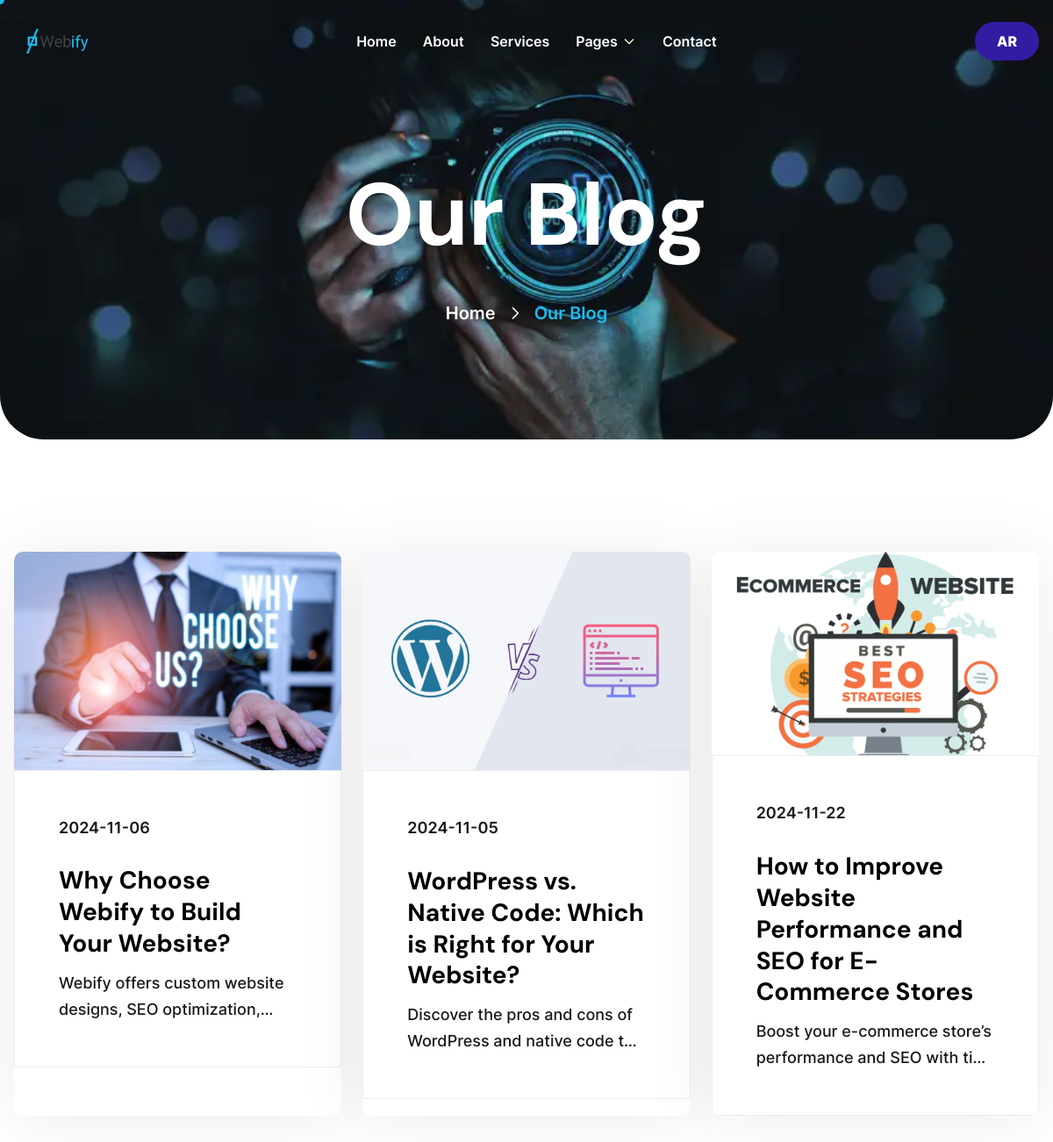
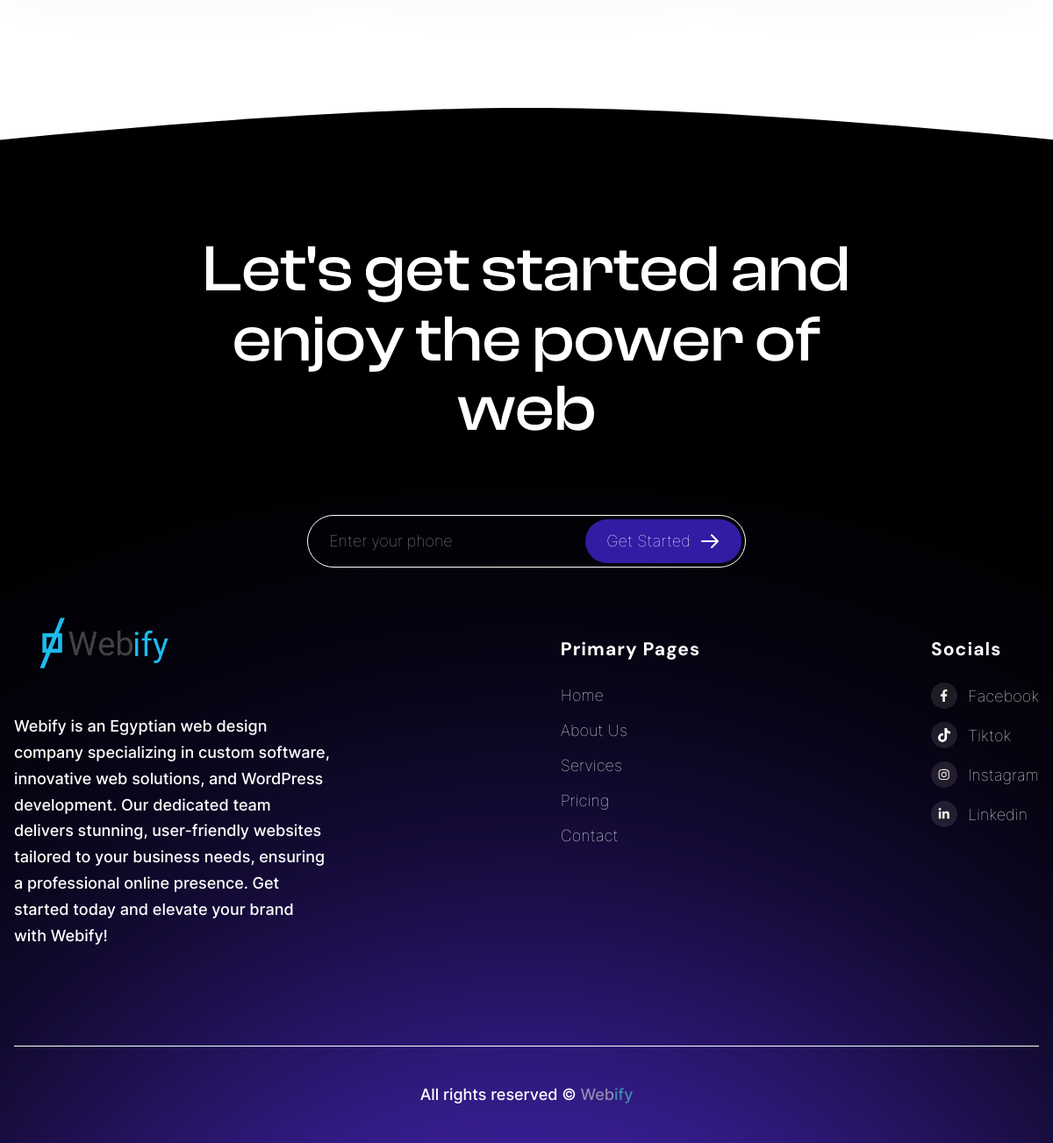
Screenshot of /blogs with the database file from the repository (2 pictures, top to bottom).
### main/models.py (models this page shows, shortened)
class Blog(db.Model):
  id = db.Column(db.Integer, primary_key=True)
  title = db.Column(db.String(80), nullable=False)
  description = db.Column(db.Text, nullable=False)
  ar_description = db.Column(db.Text)
  shor_description = db.Column(db.String(180))
  photo = db.Column(db.String(100), nullable=False)
  index = db.Column(db.Integer)
  date = db.Column(Date, default=datetime.now().date())

### main/routs.py (the view)
@app.route("/blogs")
def blogs():
  page = request.args.get("page", 0, type=int) * 6
  return render_template("blogs.html", title="Web Design & Development Blogs - Webify | Expert Insights & Tips", des="Browse our blogs for expert web development and design tips, trends, and best practices. Stay updated with valuable insights to help you build better websites and improve your online presence. Webify – Your partner for professional web solutions", blogs=Blog.query.all()[page: page + 10], page=page // 6)

### main/routs.py (called while the page is built)
@app.before_request
def before_request():
  if request.method == "GET" and "vist-before" not in session:
    from_which_site = request.args.get("f")
    if from_which_site:
      site = From.query.filter_by(from_site=from_which_site).first()
      if site:
        site.number += 1
        db.session.commit()
        session["vist-before"] = True

### main/templates/blogs.html (shortened to what this page needs)
{% extends "layout.html" %}
{% block content %}
  <main class="main-wrapper relative overflow-hidden">
        <section id="section-breadcrumb">
            <div class="breadcrumb-wrapper">
                <div class="global-container">
                    <div class="breadcrumb-block">
                        <h1 class="breadcrumb-title">Our Blog</h1>
                        <ul class="breadcrumb-nav">
                            <li><a href='index.html'>Home</a></li>
                            <li>Our Blog</li>
                        </ul>
                    </div>
                </div>
            </div>
        </section>
        <section class="blog-section">
                <div class="global-container">
                        {% if blogs %}
                          <div class="flex flex-col gap-y-10 lg:gap-y-14 xl:gap-y-20">
                            <ul class="grid grid-cols-1 sm:grid-cols-2 lg:grid-cols-3 gap-6">
                                {% for blog in blogs %}
                                <li
                                    class="jos group overflow-hidden rounded-[10px] bg-white shadow-[0_4px_80px_rgba(0,0,0,0.08)]">
                                    <a class='block overflow-hidden' href='{{ url_for("blog", id=blog.id) }}'>
                                        <img src="{{ url_for('static', filename=blog.photo) }}" alt="blog-main-1" width="856"
                                            height="400"
                                            class="h-auto w-full scale-100 transition-all duration-300 group-hover:scale-105" />
                                    </a>
                                    <div class="border border-[#EAEDF0] p-[30px]">
                                        <ul class="flex flex-wrap items-center gap-6">
                                            <li
                                                class="relative font-semibold after:absolute after:left-full after:top-1/2 after:h-[7px] after:w-[7px] after:-translate-y-1/2 after:translate-x-2 after:rounded-full after:bg-colorCodGray last:after:hidden">
                                                <a class='hover:text-colorOrangyRed' href='{{ url_for("blog", id=blog.id) }}'>{{ blog.date }}</a>
                                            </li>
                                        </ul>
                                        <h5 class="mb-3 mt-7 hover:text-colorOrangyRed">
                                            <a href='{{ url_for("blog", id=blog.id) }}'>{{ blog.title }}</a>
                                        </h5>
                                        <p class="mb-7 line-clamp-2 last:mb-0">
                                            {{ blog.shor_description }}
                                        </p>
                                    </div>
                                </li>
                                {% endfor %}
                            </ul>
                        </div>
                        {% endif %}
                </div>
        </section>
</main>
{% endblock content %}

### main/templates/layout.html (shortened to what this page needs)
<!DOCTYPE html>
<html lang="en">
<head>
    <link href="{{ url_for('static', filename='fonts/fonts.css') }}" rel="stylesheet" />
    <link rel="stylesheet" href="{{ url_for('static', filename='css/vendors/swiper-bundle.min.css') }}" />
    <link rel="stylesheet" href="{{ url_for('static', filename='css/vendors/jos.css') }}" />
    <link rel="stylesheet" href="{{ url_for('static', filename='css/vendors/menu.css') }}" />
    <link rel="stylesheet" href="{{ url_for('static', filename='css/custom.css') }}" />
    <link href="{{ url_for('static', filename='css/style.css') }}" rel="stylesheet" />
</head>
<body>
    <div class="page-wrapper relative z-[1] bg-white">
      {% include "inc/header.html" %}
      {% block content %} {% endblock %}
      {% include "inc/footer.html" %}
    </div>
</body>
</html>

### main/templates/inc/header.html (shortened to what this page needs)
<header class="site-header site-header--absolute is--white py-3" id="sticky-menu">
        <div class="global-container">
            <div class="flex items-center justify-between gap-x-8">
                <a class href='{{ url_for("index") }}'>
                    <img src="{{ url_for('static', filename='img/webify-logo.png') }}" alt="WEBIFY" width="96" height="24" />
                </a>
                <div class="menu-block-wrapper">
                    <nav class="menu-block" id="append-menu-header">
                        <ul class="site-menu-main is-text-white">
                            <li class="nav-item">
                                <a class='nav-link-item' href='{{ url_for("index") }}'>Home</a>
                            </li>
                            <li class="nav-item">
                                <a class='nav-link-item' href='{{ url_for("about") }}'>About</a>
                            </li>
                            <li class="nav-item">
                                <a class='nav-link-item' href='{{ url_for("services") }}'>Services</a>
                            </li>
                            <li class="nav-item nav-item-has-children">
                                <a href="#" class="nav-link-item drop-trigger">Pages
                                    <img class="dropdown-icon" src="{{ url_for('static', filename='img/icon-black-cheveron-right.svg') }}"
                                        alt="cheveron-right" width="16" height="16" /></a>
                            </li>
                            <li class="nav-item">
                                <a class='nav-link-item' href='{{ url_for("contact") }}'>Contact</a>
                            </li>
                        </ul>
                    </nav>
                </div>
                <div class="flex items-center gap-6">
                    <a class='button rounded-[50px] border-none bg-colorViolet text-white after:bg-colorOrangyRed hover:border-colorOrangyRed hover:text-white lg:inline-block buttom-margin-left' href="#" onclick="change_lang()">AR</a>
                </div>
            </div>
        </div>
</header>

### main/templates/inc/footer.html (shortened to what this page needs)
<footer id="footer-2" class="relative">
    <div class="absolute -top-[77px] left-1/2 z-10 h-[77px] w-full -translate-x-1/2 bg-[url(../img/th-2/arc-bottom-shape-1.svg)] bg-cover bg-center bg-no-repeat"></div>
    <div class="relative z-[1] overflow-hidden bg-black text-white">
        <div class="pb-10 pt-1 lg:pt-7 xl:pt-[68px]">
            <div>
                <div class="global-container">
                    <div class="mx-auto mb-10 text-center md:mb-16 md:max-w-lg lg:mb-20 lg:max-w-xl xl:max-w-3xl">
                        <h2 class="font-clashDisplay text-4xl font-medium leading-[1.06] text-white sm:text-[44px] lg:text-[56px] xl:text-[75px]">
                            Let's get started and enjoy the power of web
                        </h2>
                    </div>
                    <form action="{{ url_for('form_phone') }}" method="post">
                        <div class="relative mx-auto h-[60px] max-w-[500px]">
                            <input type="text" name="phone-footer" placeholder="Enter your phone"
                                class="p-y-[18px] h-full w-full rounded-[50px] border-[1px] border-white bg-transparent px-[24px] pr-20 outline-none sm:pr-48"
                                required />
                            <button type="submit"
                                class="absolute right-[5px] top-[50%] inline-flex h-[50px] -translate-y-[50%] items-center gap-x-[10px] rounded-[50px] bg-colorViolet px-6 transition-all duration-300 hover:bg-colorOrangyRed">
                                <span class="hidden sm:inline-block">Get Started</span>
                                <img src="{{ url_for('static', filename='img/th-1/arrow-right-large.svg') }}" alt="newsletter" />
                            </button>
                        </div>
                    </form>
                </div>
            </div>
            <div class="mt-16 xl:mt-20 xxl:mt-[100px]">
                <div class="global-container">
                    <div class="grid gap-x-10 gap-y-[60px] sm:grid-cols-2 md:grid-cols-3 lg:flex lg:justify-between lg:gap-x-20">
                        <div class="flex flex-col gap-y-6" style="position: relative; top: -50px; width: 360px;">
                            <h4 class="text-[21px] font-semibold capitalize text-white">
                                <img src="{{ url_for('static', filename='img/webify-logo.png') }}" alt="webify logo" style="width: 200px;">
                            </h4>
                            <p style="color: white;">
                                Webify is an Egyptian web design company specializing in custom software, innovative web solutions, and WordPress development. Our dedicated team delivers stunning, user-friendly websites tailored to your business needs, ensuring a professional online presence. Get started today and elevate your brand with Webify!
                            </p>
                        </div>
                        <div class="flex flex-col gap-y-6">
                            <h4 class="text-[21px] font-semibold capitalize text-white">
                                Primary Pages
                            </h4>
                            <ul class="flex flex-col gap-y-[10px] capitalize">
                                <li>
                                    <a class='transition-all duration-300 ease-linear hover:text-colorOrangyRed' href='{{ url_for("index") }}'>Home</a>
                                </li>
                                <li>
                                    <a class='transition-all duration-300 ease-linear hover:text-colorOrangyRed' href='{{ url_for("about") }}'>About Us</a>
                                </li>
                                <li>
                                    <a class='transition-all duration-300 ease-linear hover:text-colorOrangyRed' href='{{ url_for("services") }}'>Services</a>
                                </li>
                                <li>
                                    <a class='transition-all duration-300 ease-linear hover:text-colorOrangyRed' href='{{ url_for("pricing") }}'>Pricing</a>
                                </li>
                                <li>
                                    <a class='transition-all duration-300 ease-linear hover:text-colorOrangyRed' href='{{ url_for("contact") }}'>Contact</a>
                                </li>
                            </ul>
                        </div>
                        <div class="flex flex-col gap-y-6">
                            <h4 class="text-[21px] font-semibold capitalize text-white">
                                Socials
                            </h4>
                            <ul class="flex flex-col gap-y-[15px] capitalize">
                                <li>
                                    <a href="http://www.facebook.com" class="group flex items-center gap-x-3">
                                        <div class="flex h-[30px] w-[30px] items-center justify-center rounded-[50%] bg-white bg-opacity-10 transition-all duration-300 group-hover:bg-colorViolet">
                                            <img src="{{ url_for('static', filename='img/th-1/facebook-icon-white.svg') }}" alt="facebook-icon-white" width="14" height="14" />
                                        </div>
                                        <span class="inline-block flex-1">Facebook</span>
                                    </a>
                                </li>
                                <li>
                                    <a href="http://www.twitter.com" class="group flex items-center gap-x-3">
                                        <div class="flex h-[30px] w-[30px] items-center justify-center rounded-[50%] bg-white bg-opacity-10 transition-all duration-300 group-hover:bg-colorViolet">
                                            <img src="{{ url_for('static', filename='img/tiktok.svg') }}" alt="twitter-icon-white" width="14" height="14" />
                                        </div>
                                        <span class="inline-block flex-1">tiktok</span>
                                    </a>
                                </li>
                                <li>
                                    <a href="http://www.instagram.com" class="group flex items-center gap-x-3">
                                        <div class="flex h-[30px] w-[30px] items-center justify-center rounded-[50%] bg-white bg-opacity-10 transition-all duration-300 group-hover:bg-colorViolet">
                                            <img src="{{ url_for('static', filename='img/th-1/instagram-icon-white.svg') }}" alt="instagram-icon-white" width="14" height="14" />
                                        </div>
                                        <span class="inline-block flex-1">Instagram</span>
                                    </a>
                                </li>
                                <li>
                                    <a href="http://www.linkedin.com" class="group flex items-center gap-x-3">
                                        <div class="flex h-[30px] w-[30px] items-center justify-center rounded-[50%] bg-white bg-opacity-10 transition-all duration-300 group-hover:bg-colorViolet">
                                            <img src="{{ url_for('static', filename='img/th-1/linkedin-icon-white.svg') }}" alt="linkedin-icon-white" width="14" height="14" />
                                        </div>
                                        <span class="inline-block flex-1">Linkedin</span>
                                    </a>
                                </li>
                            </ul>
                        </div>
                    </div>
                </div>
            </div>
            <div class="global-container">
                <div class="mb-10 mt-[60px] h-[1px] w-full bg-white"></div>
            </div>
            <div>
                <p class="text-center">All rights reserved © <span style="color: #cacacaa3;">Web</span><span style="color: #428cad;">ify</span></p>
            </div>
        </div>
    </div>
</footer>

### main/assets/css/custom.css (style rules this page uses)
body { font-weight:100;font-style:normal }
p { font-weight:500 }

### main/templates/layout.html (style rules this page uses)
body { overflow-x: hidden; }

### rows the page displays
Blog: photo (picture), date "2024-11-06", title "Why Choose Webify to Build Your Website?", shor_description "Webify offers custom website designs, SEO…"
Blog: photo (picture), date "2024-11-05", title "WordPress vs. Native Code: Which is Right for Your Website?", shor_description "Discover the pros and cons of WordPress and native code…"
Blog: photo (picture), date "2024-11-22", title "How to Improve Website Performance and SEO for E-Commerce Stores", shor_description "Boost your e-commerce store’s performance and SEO with…"
